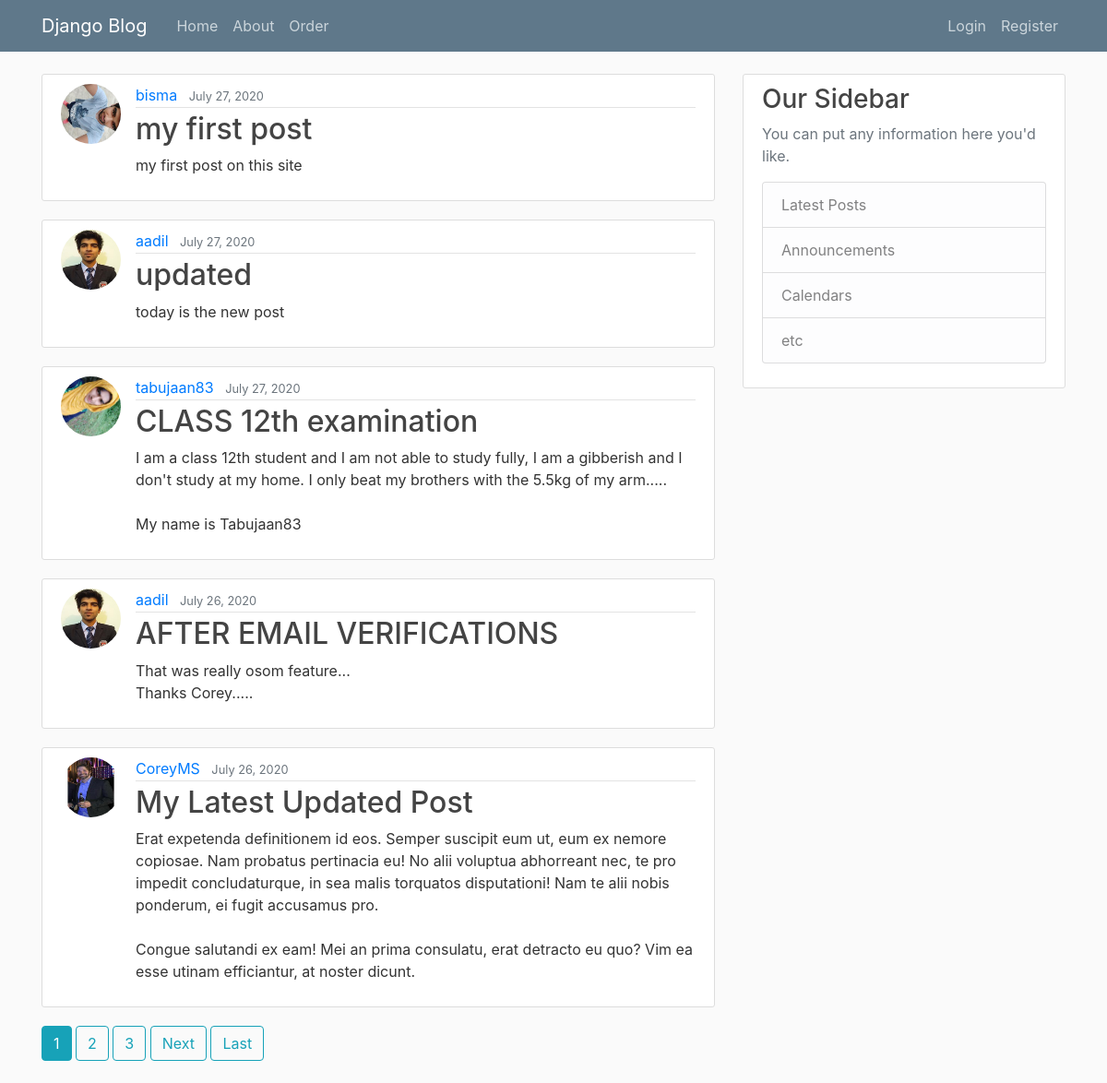
The page / on the database its author committed.
### blog/models.py (models this page shows, shortened)
class Post(models.Model):
    title = models.CharField(max_length=100)
    content = models.TextField()
    date_posted = models.DateTimeField(default=timezone.now)
    author = models.ForeignKey(User, on_delete=models.CASCADE) # means if user is deleted delete its post as well

### users/models.py (models this page shows, shortened)
class Profile(models.Model):
    user = models.OneToOneField(User, on_delete=models.CASCADE)
    image = models.ImageField(default='default.jpg', upload_to='profile_pics')

### blog/views.py (the view)
# urls.py: path('', PostListView.as_view(), name='blog-home' ),  # for home page we can let the url request, empty; we gonna directly assigning path)
class PostListView(ListView):
    model = Post
    context_object_name = 'posts'
    ordering = ['-date_posted']
    template_name = 'blog/home.htm'   # <app>/<model>_<viewtype>.html
    paginate_by = 5

### blog/templates/blog/home.htm (shortened to what this page needs)
{% extends "blog/base.htm" %}
{% block content %}
    {% for post in posts %}
      <article class="media content-section">
        <img class="rounded-circle article-img" src="{{ post.author.profile.image.url }}">
        <div class="media-body">
          <div class="article-metadata">
            <a class="mr-2" href="{% url 'user-posts' post.author.username %}">{{ post.author }}</a>
            <small class="text-muted">{{ post.date_posted|date:"F d, Y" }}</small>
          </div>
          <h2><a class="article-title" href="{% url 'post-detail' post.id %}">{{ post.title }}</a></h2>
            <p class="article-content">{{ post.content }}</p>
        </div>
      </article>
    {% endfor %}
    {% if is_paginated %}
        {% for num in page_obj.paginator.page_range %}
          {% if page_obj.number == num %}
            <a class="btn btn-info mb-4" href="?page={{ num }}">{{ num }}</a>
          {% elif num > page_obj.number|add:'-3' and num < page_obj.number|add:'3' %}
            <a class="btn btn-outline-info mb-4" href="?page={{ num }}">{{ num }}</a>
          {% endif %}
        {% endfor %}
        {% if page_obj.has_next %}
            <a class="btn btn-outline-info mb-4" href="?page={{ page_obj.next_page_number }}">Next</a>
            <a class="btn btn-outline-info mb-4" href="?page={{ page_obj.paginator.num_pages }}">Last</a>
        {% endif %}
    {% endif %}
{% endblock content %}

### blog/templates/blog/base.htm (shortened to what this page needs)
{% load static %}
<!DOCTYPE html>
<html>
<head>
    <link rel="stylesheet" href="https://stackpath.bootstrapcdn.com/bootstrap/4.5.0/css/bootstrap.min.css">
    <link rel="stylesheet" type="text/css" href="{% static 'blog/main.css' %}">
    <link rel='stylesheet' type='text/css' media='screen' href='main.css'>
</head>
<body >
    <header class="site-header">
        <nav class="navbar navbar-expand-md navbar-dark bg-steel fixed-top">
          <div class="container">
            <a class="navbar-brand mr-4" href="/">Django Blog</a>
            <div class="collapse navbar-collapse" id="navbarToggle">
              <div class="navbar-nav mr-auto">
                <a class="nav-item nav-link" href="{% url 'blog-home' %}">Home</a>
                <a class="nav-item nav-link" href="{% url 'blog-about' %}">About</a>
                <a class="nav-item nav-link" href="{% url 'blog-order' %}">Order</a>
              </div>
              <div class="navbar-nav">
                {% if user.is_authenticated %}
                    <a class="nav-item nav-link" href="{% url 'post-create' %}">New Post</a>
                    <a class="nav-item nav-link" href="{% url 'profile' %}">Profile</a>
                    <a class="nav-item nav-link" href="{% url 'logout' %}">Logout</a>
                {% else%}
                    <a class="nav-item nav-link" href="{% url 'login' %}">Login</a>
                    <a class="nav-item nav-link" href="{% url 'register' %}">Register</a>
                {% endif %}
              </div>
            </div>
          </div>
        </nav>
    </header>
 <main role="main" class="container">
    <div class="row">
      <div class="col-md-8">
      {% block content %}{% endblock %}
      </div>
      <div class="col-md-4">
        <div class="content-section">
          <h3>Our Sidebar</h3>
          <p class='text-muted'>You can put any information here you'd like.
            <ul class="list-group">
              <li class="list-group-item list-group-item-light">Latest Posts</li>
              <li class="list-group-item list-group-item-light">Announcements</li>
              <li class="list-group-item list-group-item-light">Calendars</li>
              <li class="list-group-item list-group-item-light">etc</li>
            </ul>
          </p>
        </div>
      </div>
    </div>
  </main>
</body>
</html>

### blog/static/blog/main.css (style rules this page uses)
body { background: #fafafa; color: #333333; margin-top: 5rem; }
h1, h2, h3, h4, h5, h6 { color: #444444; }
ul { margin: 0; }
.bg-steel { background-color: #5f788a; }
.site-header .navbar-nav .nav-link { color: #cbd5db; }
.content-section { background: #ffffff; padding: 10px 20px; border: 1px solid #dddddd; border-radius: 3px; margin-bottom: 20px; }
.article-title { color: #444444; }
.article-content { white-space: pre-line; }
.article-img { height: 65px; width: 65px; margin-right: 16px; }
.article-metadata { padding-bottom: 1px; margin-bottom: 4px; border-bottom: 1px solid #e3e3e3 }

### rows shown on the page
Post: author.profile.image (picture), author "bisma", date_posted "July 27, 2020", title "my first post", content "my first post on this site"
Post: author.profile.image (picture), author "aadil", date_posted "July 27, 2020", title "updated", content "today is the new post"
Post: author.profile.image (picture), author "tabujaan83", date_posted "July 27, 2020", title "CLASS 12th examination", content "I am a class 12th student and I am not able to study fully, I am a gibberish and I don't study at my home. I only beat my brothers with the 5.5kg of my arm..... My name is Tabujaan83"
Post: author.profile.image (picture), author "aadil", date_posted "July 26, 2020", title "AFTER EMAIL VERIFICATIONS", content "That was really osom feature... Thanks Corey....."
Post: author.profile.image (picture), author "CoreyMS", date_posted "July 26, 2020", title "My Latest Updated Post", content "Erat expetenda definitionem id eos. Semper suscipit eum ut, eum ex nemore copiosae. Nam probatus pertinacia eu! No alii voluptua abhorreant nec, te pro impedit concludaturque, in sea malis torquatos disputationi! Nam te alii nobis ponderum, ei fugit accusamus pro. Congue salutandi ex eam! Mei an prima consulatu, erat detracto eu quo? Vim ea esse utinam efficiantur, at noster dicunt."

### other values the page prints
{{ num }} "1"
{{ num }} "2" "3"
